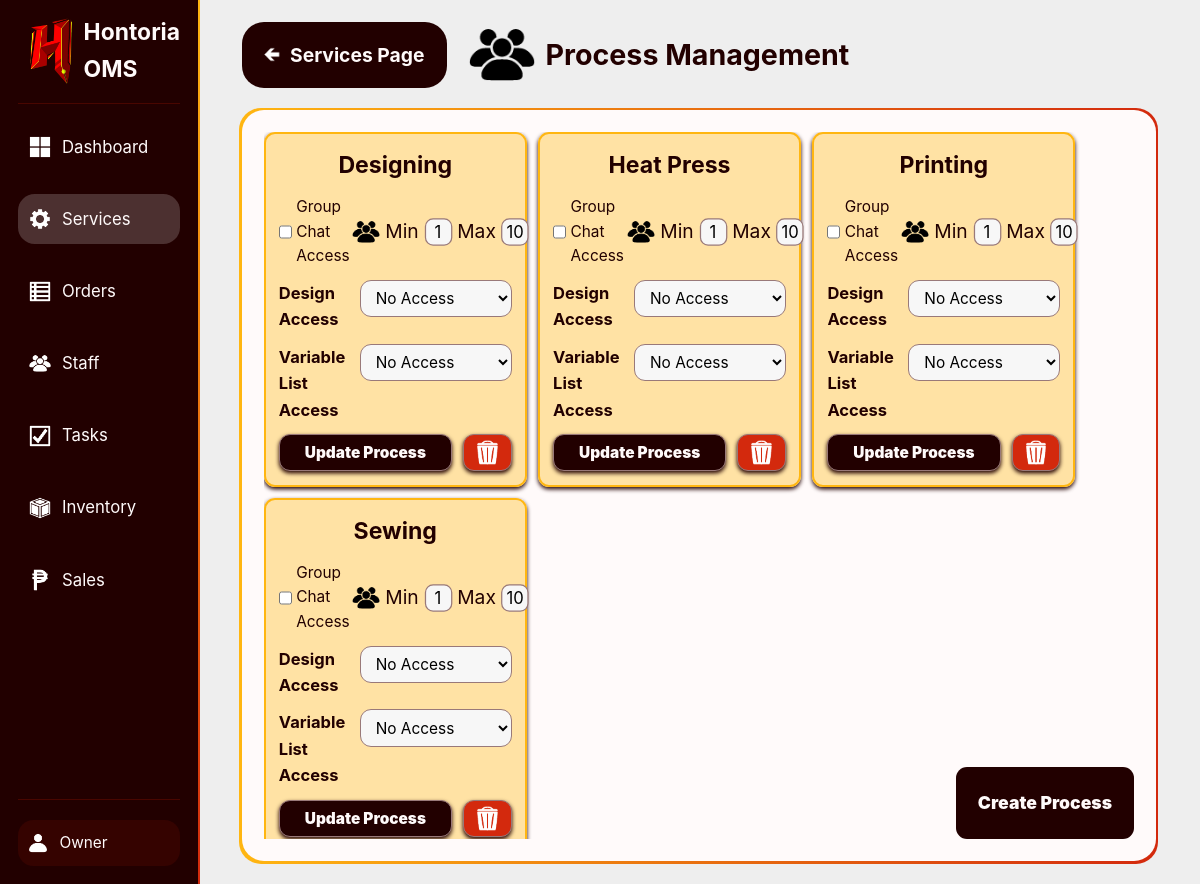
/internalWeb/public/index.php?page=services&action=manageProcesses (signed in), run on an earlier commit of the app's database.
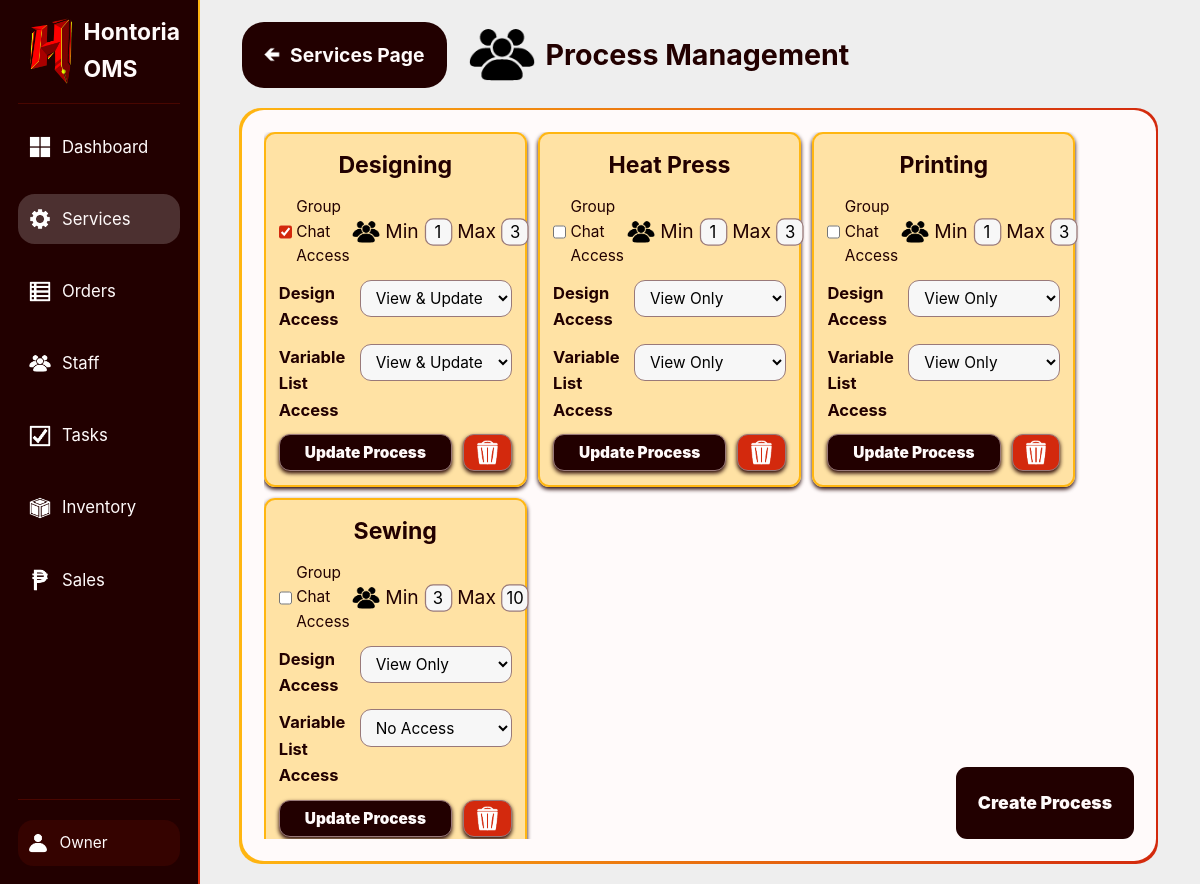
And on a later commit of the database.
### tables this page shows
CREATE TABLE processes (
    id INT UNSIGNED AUTO_INCREMENT PRIMARY KEY,
    name VARCHAR(50) NOT NULL UNIQUE,
    minAssignDefault TINYINT NOT NULL DEFAULT 1,
    maxAssignDefault TINYINT NOT NULL DEFAULT 10,
    hasGCAccess BOOLEAN DEFAULT FALSE,
    designAccess VARCHAR(20) DEFAULT 'no access',
    variableListAccess VARCHAR(20) DEFAULT 'no access',
    description TEXT
);

### InternalWeb/Controllers/ServicesC.php (called while the page is built, shortened)
<?php
class ServicesC {
    private $servicesModel;
    public function __construct($pdo) {
        require_once __DIR__ . '/../Models/ServicesM.php';
        $this->servicesModel = new ServicesM($pdo);
    }
    public function showProcessesManagementPage() {
        $page = "services";
        $lastPage = 'services';
        $backLink = 'index.php?page=services';
        $processList = $this->servicesModel->getAllProcesses();
        require __DIR__ . '/../Views/Services/ProcessManagement.php';
    }
}

### InternalWeb/Models/ServicesM.php (called while the page is built, shortened)
<?php
class ServicesM {
    private $pdo;
    public function __construct($pdo) {
        $this->pdo = $pdo;
    }
    public function getAllProcesses() {
        $query = "SELECT * FROM processes ORDER BY name";
        $stmt = $this->pdo->prepare($query);
        $stmt->execute();
        return $stmt->fetchAll(PDO::FETCH_ASSOC);
    }
}

### InternalWeb/Views/Services/ProcessManagement.php (the view, shortened to what this page needs)
<!DOCTYPE html>
<html>
<head>
    <link rel="stylesheet" href="../../Shared/CSS/Main.css">
    <link rel="stylesheet" href="../.CSS/StaffPage.css">
</head>
<body class="asideLayout fixedScreen">
    <?php include("../Views/.Components/SideBar.php"); ?>
    <main class="columnLayout midGap">
        <span class="centerHoriRowLayout midGap">
            <?php include("../Views/.Components/BackLink.php"); ?>
            <h1 class="titleLogo minGap tinHeight">
                <img src="../../Shared/Img/PeopleIcon.png" alt="People"> Process Management
            </h1>
        </span>
        <section class="rowLayout flexMax midGap">
            <section class="flexMax roundedMid centerColumnLayout">
                <div class="box roundedMid fullHeight fullWidth columnLayout">
                    <div class="gridFlex midGrids minGap noFlexBasis noMinHeight scrollable contentFlexStart fixedScreen">
                        <?php foreach ($processList as $process): ?>
                            <form method="POST" action="index.php?page=services&action=updateProcess"
                                class="centerHoriColumnLayout minGap roundedMin yellowTransBG yellowBorder regMidPadding shadowed">
                                <h2 class="centerText"><?= $process['name'] ?></h2>
                                <div class="centerRowLayout minGap">
                                    <div class="centerRowLayout tinGap canGrantCheck" data-index="0">
                                        <input type="checkbox" name="hasGCAccess" value="1" <?= $process['hasGCAccess'] ? 'checked' : '' ?>>
                                        <p>Group Chat Access</p>
                                    </div>
                                    <div class="centerRowLayout tinGap unitHeight assignRange flexMax scaledUpMin">
                                        <img src="../../Shared/Img/PeopleIcon.png" alt="People" class="unitHeight">
                                        <div class="centerHoriRowLayout tinGap">
                                            <label for="minAssign">Min</label>
                                            <input type="number" name="minAssign" required="true" class="unitHeight unitWidth regTinPadding centerText roundedTin minAssign"
                                                value="<?= $process['minAssignDefault'] ?>" min="1" max="50">
                                        </div>
                                        <div class="centerHoriRowLayout tinGap">
                                            <label for="maxAssign">Max</label>
                                            <input type="number" name="maxAssign" required="true" class="unitHeight unitWidth regTinPadding centerText roundedTin maxAssign"
                                                value="<?= $process['maxAssignDefault'] ?>" max="50">
                                        </div>
                                    </div>
                                </div>
                                <div class="rowLayout minGap canGrantCheck" data-index="0">
                                    <b>Design Access</b>
                                    <select name="designAccess" class="flexMax">
                                        <option value="no access" <?= $process['designAccess'] === 'no access' ? 'selected' : '' ?>>No Access</option>
                                        <option value="view only" <?= $process['designAccess'] === 'view only' ? 'selected' : '' ?>>View Only</option>
                                        <option value="view & update" <?= $process['designAccess'] === 'view & update' ? 'selected' : '' ?>>View & Update</option>
                                    </select>
                                </div>
                                <div class="rowLayout minGap canGrantCheck" data-index="0">
                                    <b>Variable List Access</b>
                                    <select name="variableListAccess" class="flexMax">
                                        <option value="no access" <?= $process['variableListAccess'] === 'no access' ? 'selected' : '' ?>>No Access</option>
                                        <option value="view only" <?= $process['variableListAccess'] === 'view only' ? 'selected' : '' ?>>View Only</option>
                                        <option value="view & update" <?= $process['variableListAccess'] === 'view & update' ? 'selected' : '' ?>>View & Update</option>
                                    </select>
                                </div>
                                <div class="rowLayout minGap">
                                    <input type="submit" name="submit" value="Update Process" class="flexMax importantInput shadowed">
                                    <button type="button" class="deleteButton criticalInput centerColumnLayout shadowed"
                                        data-id="<?= $process['id'] ?>" data-name="<?= $process['name'] ?>">
                                        <img src="../../Shared/Img/GarbageIcon.png" alt="Garbage" class="invertColors">
                                    </button>
                                </div>
                            </form>
                        <?php endforeach; ?>
                    </div>
                    <div class="rowLayout minGap souEastAbsolute">
                        <a id="createProcessButton" class="roundedMin centerColumnLayout importantInput regPadding emphasizedText">Create Process</a>
                    </div>
                </div>
            </section>
        </section>
    </main>
    <?php include("../Views/.Components/ConfirmationBox.php"); ?>
</body>
</html>

### internalWeb/public/index.php (shortened to what this page needs)
<?php
require_once __DIR__ . '/../../Config/config.php';
require_once __DIR__ . '/../Controllers/ServicesC.php';
$page = $_GET['page'] ?? 'login';
$action = $_GET['action'] ?? 'show';
$services = new ServicesC($pdo);
switch ($page) {
    case 'services':
        $serviceID = $_GET['serviceID'] ?? -1;
        $subserviceID = $_GET['subserviceID'] ?? -1;
        if ($action === 'toggleServiceStatus') {
            $services->toggleServiceStatus();
        } else if ($action === 'toggleSubserviceStatus') {
            $services->toggleSubserviceStatus();
        } else if ($action === 'toggleHasDesign') {
            $services->toggleHasDesign();
        } else if ($action === 'toggleHasVariableList') {
            $services->toggleHasVariableList();
        } else if ($action === 'createService') {
            $services->createService();
        } else if ($action === 'deleteService') {
            $services->removeService();
        } else if ($action === 'createSubservice') {
            $services->createSubservice();
        } else if ($action === 'deleteSubservice') {
            $services->removeSubservice();
        } else if ($action === 'updateServiceProcess') {
            $services->setServiceProcess();
        } else if ($action === 'manageProcesses') {
            $services->showProcessesManagementPage();
        } else if ($action === 'createProcess') {
            $services->createProcess();
        } else if ($action === 'updateProcess') {
            $services->setProcess();
        } else if ($action === 'deleteProcess') {
            $services->removeProcess();
        } else if ($action === 'updateSubserviceInfo') {
            $services->setSubserviceInfo();
        } else if ($action === 'uploadSubserviceImages') {
            $services->uploadSubserviceImages();
        } else if ($action === 'removeSubserviceImage') {
            $services->removeSubserviceImage();
        } else {
            $services->showServices($serviceID, $subserviceID);
        }
        break;
}

### InternalWeb/Views/.Components/Sidebar.php (shortened to what this page needs)
<!DOCTYPE html>
<?php
$navLinks = [
    'dashboard' => [
        'label' => 'Dashboard',
        'icon'  => '../../Shared/Img/4BoxIcon.png',
        'permission' => null,
    ],
    'services' => [
        'label' => 'Services',
        'icon'  => '../../Shared/Img/GearIcon.png',
        'permission' => 'canViewServicesPage',
    ],
    'orders' => [
        'label' => 'Orders',
        'icon'  => '../../Shared/Img/ListIcon.png',
        'permission' => 'canViewOrdersPage',
    ],
    'staff' => [
        'label' => 'Staff',
        'icon'  => '../../Shared/Img/PeopleIcon.png',
        'permission' => 'canViewStaffPage',
    ],
    'tasks' => [
        'label' => 'Tasks',
        'icon'  => '../../Shared/Img/CheckBoxIcon.png',
        'permission' => null,
    ],
    'inventory' => [
        'label' => 'Inventory',
        'icon'  => '../../Shared/Img/BoxIcon.png',
        'permission' => null,
    ],
    'sales' => [
        'label' => 'Sales',
        'icon'  => '../../Shared/Img/PesoIcon.png',
        'permission' => null,
    ],
];
?>
<aside id="sidebar" class="columnLayout">
    <section class="columnLayout minGap flexMax">
        <h1 class="titleLogo tinHeight selfCenter">
            <img src="../../Shared/Img/Logo.png" alt="logo"> Hontoria OMS
        </h1>
        <nav class="columnLayout midGap">
            <?php foreach ($navLinks as $linkPage => $linkData): ?>
                <?php
                $active = ($page === $linkPage) ? 'active' : '';
                ?>
                <a href="index.php?page=<?= $linkPage ?>"
                    class="iconLink centerHoriRowLayout minGap <?= $active ?>">
                    <img src="<?= $linkData['icon'] ?>" alt="<?= $linkData['label'] ?>">
                    <span><?= $linkData['label'] ?></span>
                </a>
            <?php endforeach; ?>
        </nav>
        <div id="sidebarFooter" class="<?= ($page === 'account') ? 'active' : '' ?>">
            <a href="index.php?page=account" class="iconLink centerHoriRowLayout minGap">
                <img src="../../Shared/Img/PersonIcon.png" alt="Person">
                <span class="capitalFirst"><?= $_SESSION['username'] ?></span>
            </a>
        </div>
    </section>
    <div class="gradientBorderVert"></div>
</aside>

### InternalWeb/Views/.Components/BackLink.php
<!DOCTYPE html>
<a href="<?= $backLink; ?>" class="centerHoriRowLayout minGap importantInput roundedMid tinHeight fitWidth regPadding capitalFirst minFont">
    <img src="../../Shared/Img/ArrowIcon.png" alt="Arrow" class="invertColors mirrorX">
    <h3><?= $lastPage ?> Page</h3>
</a>

### InternalWeb/Views/.Components/ConfirmationBox.php (shortened to what this page needs)
<!DOCTYPE html>

### Shared/CSS/Base.css (style rules this page uses)
* { margin: 0; padding: 0; box-sizing: border-box; }
html { font-family: "Inter", -apple-system, BlinkMacSystemFont, "Segoe UI", Roboto, "Helvetica Neue", Arial, "Noto Sans", sans-serif, "Apple Color Emoji", "Segoe UI Emoji", "Segoe UI Symbol", "Noto Color Emoji"; font-size: 22px; line-height: 1.6; color: var(--dark); }
:root { --white: #fffafa; --whiteTrans: #fffafa31; --whiteFaded: #fffafa17; --dark: #220000; --darkTrans: #22000046; --darkFaded: #2200002a; --darkGray: #997979; --lightGray: #f7f7f7; --gray: #eeeeee; --red: #d3290d; --redTrans: #f522022f; --redFaded: #f5220217; --yellow: #FFB611; --yellowTrans: #ffb8115e; --yellowFaded: #ffb81125; --yellowGreen: #efff11; --yellowGreenTrans: #efff115e; --green: #2eef10; --greenTrans: #2eef1057; --greenFaded: #2eef1027; --blue: #088bfd; --gradientDiag: linear-gradient(to left, var(--red), var(--yellow)); --gradientVert: linear-gradient(to top, var(--red), var(--yellow)); }
body { min-height: 100vh; overflow-x: hidden; background-color: var(--gray); }
label { font-size: 0.7rem; }
input[type=text], input[type=number], input[type=password], input[type=search], input[type=tel], input[type=email], input[type=url], input[type=button], input[type=submit], input[type=date], input[type="file"], button, select, textarea { font-family: "Inter", -apple-system, BlinkMacSystemFont, "Segoe UI", Roboto, "Helvetica Neue", Arial, "Noto Sans", sans-serif, "Apple Color Emoji", "Segoe UI Emoji", "Segoe UI Symbol", "Noto Color Emoji"; height: 1.7rem; padding: 0 0.5rem; background: var(--lightGray); border-radius: 0.5rem; border: 0.1em solid var(--darkGray); }
input[type=checkbox] { height: 1rem; width: 1rem; accent-color: var(--red); }
input[type=button], input[type=submit], button, select, a { cursor: pointer; font-size: 0.7rem; }
input[type="number"] { appearance: textfield; }
a { color: var(--white); text-decoration: none; }
img { height: 70%; }
p, div { font-size: 0.7rem; }
b { font-size: 0.75rem; }
* { scrollbar-width: thin; }

### Shared/CSS/Layout.css (style rules this page uses)
.centerColumnLayout { display: flex; justify-content: center; flex-direction: column; align-items: center; }
.asideLayout { display: flex; }
.asideLayout>aside { flex: 1; }
.asideLayout>main { flex: 6; }
.asideLayout>main>*:first-child { margin-top: 1rem; }
.asideLayout>main>* { margin-right: 2rem; margin-left: 2rem; }
.asideLayout>main>section { max-height: 85vh; height: 85vh; }
.columnLayout { display: flex; flex-direction: column; }
.centerHoriColumnLayout { display: flex; justify-content: center; flex-direction: column; }
.tinGap { gap: 0.2rem; }
.minGap { gap: 0.5rem; }
.midGap { gap: 1rem; }
.fullHeight { height: 100%; }
.fullWidth { width: 100%; }
.centerRowLayout { display: flex; align-items: center; justify-content: center; flex-direction: row; }
.centerHoriRowLayout { display: flex; align-items: center; flex-direction: row; }
.rowLayout { display: flex; flex-direction: row; }
.regTinPadding { padding: 0.1rem !important; }
.regMidPadding { padding: 0.6rem !important; }
.regPadding { padding: 1rem !important; }
.flexMax { flex: 6 !important; }
.scrollable { overflow-y: scroll !important; }
.fixedScreen { overflow: hidden; }
.unitWidth { width: 1rem !important; }
.fitWidth { width: fit-content !important; }
.unitHeight { height: 1rem !important; }
.tinHeight { height: 3rem !important; }
.gridFlex { display: flex; flex-wrap: wrap; flex: auto; height: unset; }
.gridFlex.midGrids>* { width: 32%; }
.gridFlex.midGrids.minGap>* { width: 30.25%; }
.contentFlexStart { align-content: flex-start; }
.souEastAbsolute { position: absolute; bottom: 1rem; right: 1rem; }
*:has(> .eastAbsolute), *:has(> .norWestAbsolute), *:has(> .norEastAbsolute), *:has(> .souEastAbsolute), *:has(> .souWestAbsolute) { position: relative; }
.selfCenter { align-self: center; justify-self: center; }
.noMinHeight { min-height: 0 !important; }
.noFlexBasis { flex-basis: 0 !important; }

What changed in the data, as far as the page shows it:
changed processes "Designing": hasGCAccess "☐" → "☑"; maxAssign "10" → "3"; designAccess "No Access" → "View & Update"; variableListAccess "No Access" → "View & Update"
changed processes "Heat Press": maxAssign "10" → "3"; designAccess "No Access" → "View Only"; variableListAccess "No Access" → "View Only"
changed processes "Printing": maxAssign "10" → "3"; designAccess "No Access" → "View Only"; variableListAccess "No Access" → "View Only"
changed processes "Sewing": minAssign "1" → "3"; designAccess "No Access" → "View Only"
